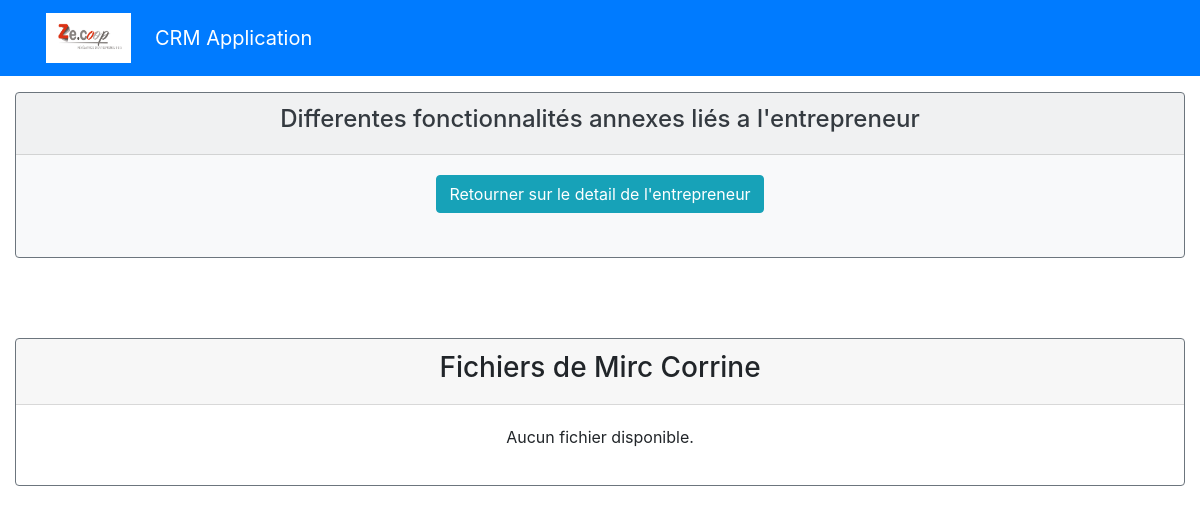
/home/8/fichiers/, run on an earlier commit of the app's database.
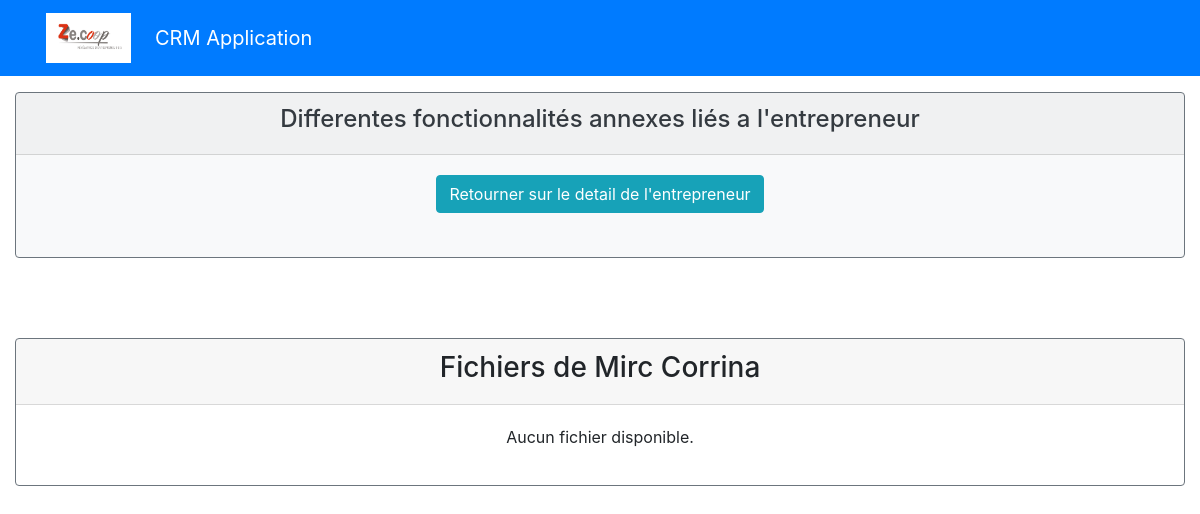
And on a later commit of the database.
### appflux/models.py (models this page shows, shortened)
class Entrepreneur(models.Model):
    nom = models.CharField (max_length=30,)
    prenom = models.CharField(max_length=30, verbose_name="prénom")
    matricule = models.CharField(max_length=30, blank=True)
    photo = models.ImageField(default='avatar.jpg', upload_to='entrepreneur_avatars', blank=True,)
    telephone = models.CharField(max_length=15 ,blank=True, verbose_name="téléphone")
    structure = models.CharField(max_length=40, choices=STRUCTURE,)
    email = models.CharField(max_length=150,)
    nationalite = models.CharField(max_length=150, verbose_name="nationalité")
    naissance = models.CharField(max_length=100, verbose_name="pays de naissance",)
    numero = models.CharField( max_length=15 ,verbose_name="numéro de téléphone professionel", blank=True)
    adresse_postal = models.CharField(max_length=200, verbose_name="Code")
    adresse = models.CharField(max_length=200, blank=True, null=True)
    securite_social = models.CharField(max_length=240, blank=True, verbose_name=" Numéro de sécurité social")
    date_naissance = models.DateField(verbose_name="date de naissance")
    ville = models.CharField(max_length=120, verbose_name="lieu de résidence", blank=True )
    fonction = models.CharField(max_length=240, blank=True,)
    date_entree = models.DateField(blank=True, null= True, verbose_name="date d'entrée dans la CAE")
    debut = models.DateField(blank=True, null=True, verbose_name="date du début du contrat")
    motif = models.CharField(max_length=240, blank=True, verbose_name=' Contrat de travail', choices=TRAVAIL)
    activite = models.CharField(max_length=40, blank=True, verbose_name="type de activité", choices=ACTIVITE)
    manager = models.ForeignKey(User, on_delete=models.CASCADE, null=True, blank=True)

### appflux/views.py (the view)
# urls.py: path('home/<int:entrepreneur_id>/fichiers/', appflux.views.fichiers, name='fichiers'),
def fichiers(request, entrepreneur_id):
    entrepreneur = get_object_or_404(Entrepreneur, id=entrepreneur_id)
    fichiers = Fichier.objects.filter(entrepreneur=entrepreneur).order_by("-date_created")
    return render(request, 'appflux/fichiers.html', {'entrepreneur': entrepreneur, 'fichiers': fichiers})

### appflux/templates/appflux/fichiers.html (shortened to what this page needs)
{% extends "base.html" %}
{% block content %}
<div class="col">
  <div class="card text-white bg-light my-3 border-secondary"  >
      <div class="card-header text-center ">
          <h4 class = "text-dark">Differentes fonctionnalités annexes liés a l'entrepreneur</h4>
      </div>
      <div class="card-body text-center">
          <div class="row">
              <div class="col">
                  <a class="btn btn-info" href="{% url 'entrepreneur_detail' entrepreneur.id %}"> Retourner sur le detail de l'entrepreneur</a> </br>
              </div>
          </div>
      </div></br>
  </div>
</div>
<div class="col">
  <div class="card  my-3 border-secondary"  >
      <div class="card-header">
        <h3 class="text-center">Fichiers de {{entrepreneur.nom}} {{entrepreneur.prenom}} </h3>
      </div>
      <div class="card-body text-center">
          <div class="row">
              <div class="col">
                {% if fichiers %}
                  <ul class="list-unstyled">
                  {% for fichier in fichiers %}
                    <li><a href="{{ fichier.fichier.url }}">{{ fichier.nom }}</a> -- {{ fichier.date_created }}</li></br>
                  {% endfor %}
                  </ul>
                {% else %}
                  <p>Aucun fichier disponible.</p>
                {% endif %}
              </div>
      </div>
  </div>
  </div>
{% endblock content %}

What changed in the data, as far as the page shows it:
changed Entrepreneur "Mirc": prenom "Corrine" → "Corrina"
